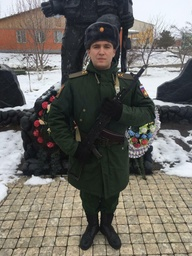
#> input picture assignments/hw4_release/test1.jpg, 192 x 256 px, shrunk from 960 x 1280 before the run
$ jupyter execute own_test.ipynb   (shell and % lines are left out)
#> lines starting #> are read from the running program, lines starting #| are printed output that depends on the picture
### assignments/hw4_release/segmentation.py
"""
CS131 - Computer Vision: Foundations and Applications
Assignment 4
Author: Donsuk Lee (donlee90@stanford.edu)
Date created: 09/2017
Last modified: 10/9/2020
Python Version: 3.5+
"""

import numpy as np
import random
from scipy.spatial.distance import squareform, pdist, cdist
from skimage.util import img_as_float

### Clustering Methods
# [48 lines left out: function kmeans, not called in this run]

def kmeans_fast(features, k, num_iters=100):
    """ Use kmeans algorithm to group features into k clusters.

    This function makes use of numpy functions and broadcasting to speed up the
    first part(cluster assignment) of kmeans algorithm.

    Hints
    - You may find cdist (imported from scipy.spatial.distance) and np.argmin useful

    Args:
        features - Array of N features vectors. Each row represents a feature
            vector.
        k - Number of clusters to form.
        num_iters - Maximum number of iterations the algorithm will run.

    Returns:
        assignments - Array representing cluster assignment of each point.
            (e.g. i-th point is assigned to cluster assignments[i])
    """

    N, D = features.shape

    assert N >= k, 'Number of clusters cannot be greater than number of points'

    # Randomly initalize cluster centers
    idxs = np.random.choice(N, size=k, replace=False)
    centers = features[idxs]
    assignments = np.zeros(N, dtype=np.uint32)

    for n in range(num_iters):
        ### YOUR CODE HERE
        prev_assignments = assignments.copy()
        dists = cdist(features, centers)
        assignments = np.argmin(dists, axis=1)
        for j in range(k):
            mask = np.array(list(map(lambda x: x[0], np.argwhere(assignments == j))))
            if np.sum(mask) > 0:
                centers[j] = np.mean(features[mask], axis=0)
        if np.sum(prev_assignments == assignments) == 0:
            break
        ### END YOUR CODE

    return assignments


# [66 lines left out: function hierarchical_clustering, not called in this run]


### Pixel-Level Features
def color_features(img):
    """ Represents a pixel by its color.

    Args:
        img - array of shape (H, W, C)

    Returns:
        features - array of (H * W, C)
    """
    H, W, C = img.shape
    img = img_as_float(img)
    features = np.zeros((H*W, C))

    ### YOUR CODE HERE
    features = img.reshape(H * W, C)
    ### END YOUR CODE

    return features

def color_position_features(img):
    """ Represents a pixel by its color and position.

    Combine pixel's RGB value and xy coordinates into a feature vector.
    i.e. for a pixel of color (r, g, b) located at position (x, y) in the
    image. its feature vector would be (r, g, b, x, y).

    Don't forget to normalize features.

    Hints
    - You may find np.mgrid and np.dstack useful
    - You may use np.mean and np.std

    Args:
        img - array of shape (H, W, C)

    Returns:
        features - array of (H * W, C+2)
    """
    H, W, C = img.shape
    color = img_as_float(img)
    features = np.zeros((H*W, C+2))

    ### YOUR CODE HERE
    features[:, :C] = img.reshape(H * W, C)
    features[:, C] = np.repeat(np.arange(0, H), W)
    features[:, C+1] = np.tile(np.arange(0, W), H)
    means = np.mean(features, axis=0)
    stds = np.std(features, axis=0)
    features = (features - means.reshape(1, -1)) / stds.reshape(1, -1)
    ### END YOUR CODE

    return features

# [69 lines left out: functions my_features, compute_accuracy, evaluate_segmentation, not called in this run]

### assignments/hw4_release/utils.py
import numpy as np
import matplotlib.pyplot as plt
from skimage.util import img_as_float
from skimage import transform
from skimage import io

from segmentation import *

import os

def visualize_mean_color_image(img, segments):

    img = img_as_float(img)
    k = np.max(segments) + 1
    mean_color_img = np.zeros(img.shape)

    for i in range(k):
        mean_color = np.mean(img[segments == i], axis=0)
        mean_color_img[segments == i] = mean_color

    plt.imshow(mean_color_img)
    plt.axis('off')
    plt.show()

# [76 lines left out: functions compute_segmentation, load_dataset, not called in this run]

### assignments/hw4_release/own_test.ipynb
[cell 1]
# Setup
from __future__ import print_function
from time import time
import numpy as np
import matplotlib.pyplot as plt
from matplotlib import rc
from skimage import io

from segmentation import kmeans_fast
from segmentation import hierarchical_clustering
from segmentation import color_features
from utils import visualize_mean_color_image
from segmentation import color_position_features

plt.rcParams['figure.figsize'] = (15.0, 12.0) # set default size of plots
plt.rcParams['image.interpolation'] = 'nearest'
plt.rcParams['image.cmap'] = 'gray'

# for auto-reloading extenrnal modules

[cell 2]
img = io.imread('test1.jpg')
#> img is the input picture: shape (256, 192, 3); mean R, G, B 108.8, 106.1, 100.5
H, W, C = img.shape
#> H = 256; W = 192; C = 3

np.random.seed(0)

features = color_features(img)

assignments = kmeans_fast(features, 3)
#> in kmeans_fast, `centers = features[idxs]`: centers = [[0.631, 0.596, 0.561], [0.427, 0.424, 0.416], [0.682, 0.627, 0.525]]
#> after the loop in kmeans_fast, `for n in range(num_iters):`: centers = [[0.584, 0.538, 0.475], [0.149, 0.159, 0.157], [0.841, 0.85, 0.861]]
segments = assignments.reshape((H, W))
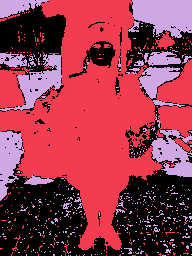
#> segments: shape (256, 192) int64; 3 distinct labels, from 0 to 2; one colour per label, 0 black

# Display segmentation
plt.imshow(segments, cmap='viridis')
plt.axis('off')
plt.show()

[cell 3]
visualize_mean_color_image(img, segments)
#> in visualize_mean_color_image, `k = np.max(segments) + 1`: k = 3
#> the loop in visualize_mean_color_image, `for i in range(k):` made 3 passes
#> after the loop in visualize_mean_color_image, `for i in range(k):`:
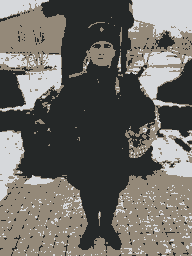
#> mean_color_img: shape (256, 192, 3) float64; mean of channels 0, 1, 2 0.427, 0.416, 0.394; drawn as R, G, B

[cell 4]
img = io.imread('test1.jpg')
H, W, C = img.shape

np.random.seed(0)

features = color_position_features(img)

assignments = kmeans_fast(features, 5)
segments = assignments.reshape((H, W))
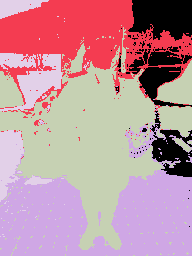
#> segments: shape (256, 192) int64; 5 distinct labels, from 0 to 4; one colour per label, 0 black

# Display segmentation
plt.imshow(segments, cmap='viridis')
plt.axis('off')
plt.show()

[cell 5]
visualize_mean_color_image(img, segments)
#> in visualize_mean_color_image (call 2), `k = np.max(segments) + 1`: k = 5
#> the loop in visualize_mean_color_image (call 2), `for i in range(k):` made 5 passes
#> mean_color on passes 1 to 5: [0.821, 0.833, 0.848], [0.35, 0.312, 0.304], [0.624, 0.586, 0.504], [0.134, 0.147, 0.14], [0.804, 0.817, 0.837]
#> after the loop in visualize_mean_color_image (call 2), `for i in range(k):`:
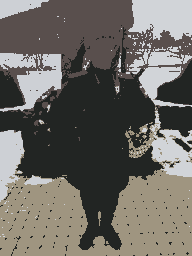
#> mean_color_img: shape (256, 192, 3) float64; mean of channels 0, 1, 2 0.427, 0.416, 0.394; drawn as R, G, B

$ run again, with assignments/hw4_release/test2.jpg copied over assignments/hw4_release/test1.jpg
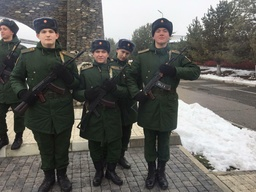
#> input picture assignments/hw4_release/test2.jpg, 256 x 192 px, shrunk from 1280 x 960 before the run
#> img is the input picture: shape (192, 256, 3); mean R, G, B 101.7, 100.9, 96.8
#> in kmeans_fast, `centers = features[idxs]`: centers = [[0.925, 0.945, 0.929], [0.212, 0.227, 0.169], [0.914, 0.929, 0.941]]
#> after the loop in kmeans_fast, `for n in range(num_iters):`: centers = [[0.9, 0.897, 0.891], [0.166, 0.176, 0.161], [0.463, 0.442, 0.418]]
#> k = 3
#> the loop in visualize_mean_color_image, `for i in range(k):` made 3 passes
#> `segments = assignments.reshape((H, W))`:
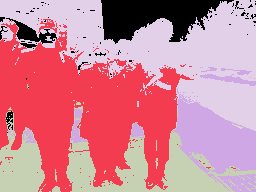
#> segments: shape (192, 256) int64; 5 distinct labels, from 0 to 4; one colour per label, 0 black
#> k = 5
#> the loop in visualize_mean_color_image (call 2), `for i in range(k):` made 5 passes
#> mean_color on passes 1 to 5: [0.914, 0.909, 0.909], [0.137, 0.151, 0.136], [0.85, 0.843, 0.826], [0.454, 0.438, 0.41], [0.372, 0.357, 0.341]
#> after the loop in visualize_mean_color_image (call 2), `for i in range(k):`:
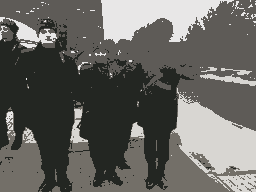
#> mean_color_img: shape (192, 256, 3) float64; mean of channels 0, 1, 2 0.399, 0.396, 0.379; drawn as R, G, B

$ run again, with assignments/hw4_release/train.jpg copied over assignments/hw4_release/test1.jpg
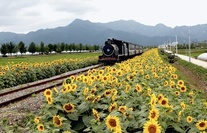
#> input picture assignments/hw4_release/train.jpg, 207 x 133 px, shrunk from 624 x 399 before the run
#> img is the input picture: shape (133, 207, 3); mean R, G, B 149.1, 147.6, 117.7
#> in kmeans_fast, `centers = features[idxs]`: centers = [[0.863, 0.812, 0.412], [0.51, 0.518, 0.361], [0.408, 0.4, 0.208]]
#> after the loop in kmeans_fast, `for n in range(num_iters):`: centers = [[0.914, 0.929, 0.946], [0.616, 0.604, 0.438], [0.302, 0.291, 0.154]]
#> k = 3
#> the loop in visualize_mean_color_image, `for i in range(k):` made 3 passes
#> `segments = assignments.reshape((H, W))`:
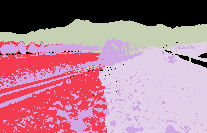
#> segments: shape (133, 207) int64; 5 distinct labels, from 0 to 4; one colour per label, 0 black
#> k = 5
#> the loop in visualize_mean_color_image (call 2), `for i in range(k):` made 5 passes
#> mean_color on passes 1 to 5: [0.931, 0.943, 0.959], [0.571, 0.541, 0.344], [0.198, 0.19, 0.105], [0.541, 0.61, 0.674], [0.595, 0.555, 0.282]
#> after the loop in visualize_mean_color_image (call 2), `for i in range(k):`:
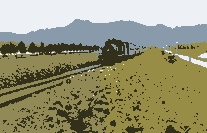
#> mean_color_img: shape (133, 207, 3) float64; mean of channels 0, 1, 2 0.585, 0.579, 0.462; drawn as R, G, B
